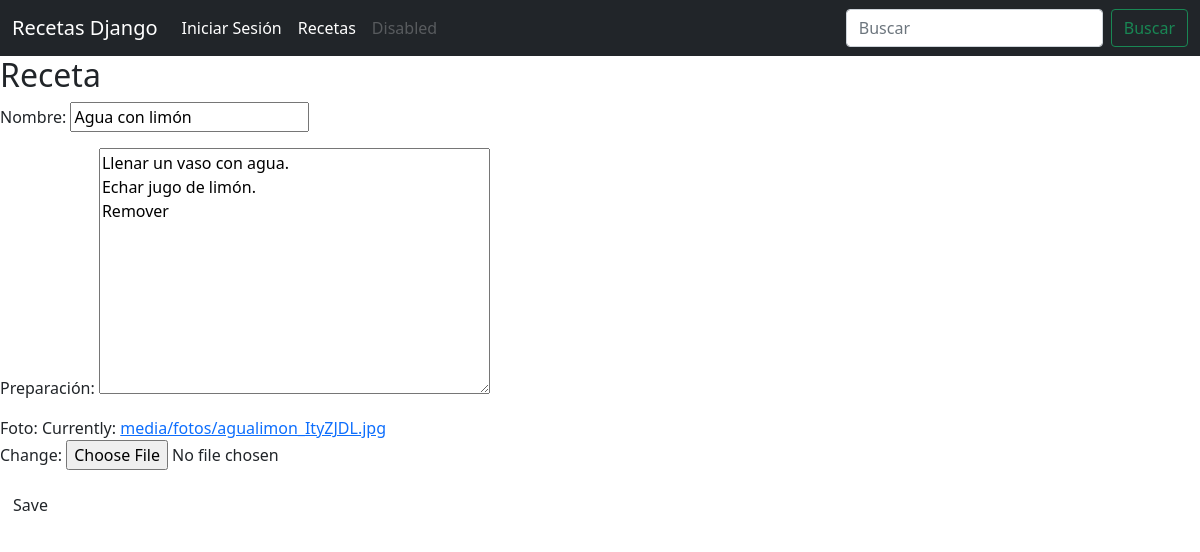
Page /receta_edit/20 on the committed database.
### recetas/models.py (models this page shows, shortened)
class Receta(models.Model):
  nombre       = models.CharField(max_length=200, validators=[validate_caps])
  preparación  = models.TextField(max_length=5000)
  foto         = models.ImageField(upload_to='media/fotos')

### recetas/views.py (the view)
# urls.py: path('receta_edit/<int:pk>', views.receta_edit, name='receta_edit'),
def receta_edit(request, pk):
    receta = get_object_or_404(Receta, pk=pk)
    if request.method == "POST":
        form = RecetaForm(request.POST, request.FILES, instance=receta)
        if form.is_valid():
            post = form.save(commit=False)
            post.author = request.user
            post.published_date = timezone.now()
            post.save()
            messages.success(request, 'Receta modificada correctamente')
            return redirect('recetas')
        else:
            messages.error(request, 'ERROR. Revise los datos introducidos.')
            return render(request, 'receta_edit.html', {'form': form})
    else:
        form = RecetaForm(instance=receta)
        return render(request, 'receta_edit.html', {'form': form})

### recetas/forms.py
class RecetaForm(forms.ModelForm):
  class Meta:
    model = Receta
    fields = ('nombre', 'preparación', 'foto',)

### templates/receta_edit.html (shortened to what this page needs)
{% extends "boot.html" %}
{% block receta_new %}
  <h2>Receta</h2>
  <form method="POST" class="post-form" enctype="multipart/form-data">{% csrf_token %}
    {{ form.as_p }}
    <button type="submit" class="save btn btn-default">Save</button>
  </form>
{% endblock %}

### rows in the picture
Receta: nombre "Agua con limón", preparación "Llenar un vaso con agua. Echar jugo de limón. Remover"
